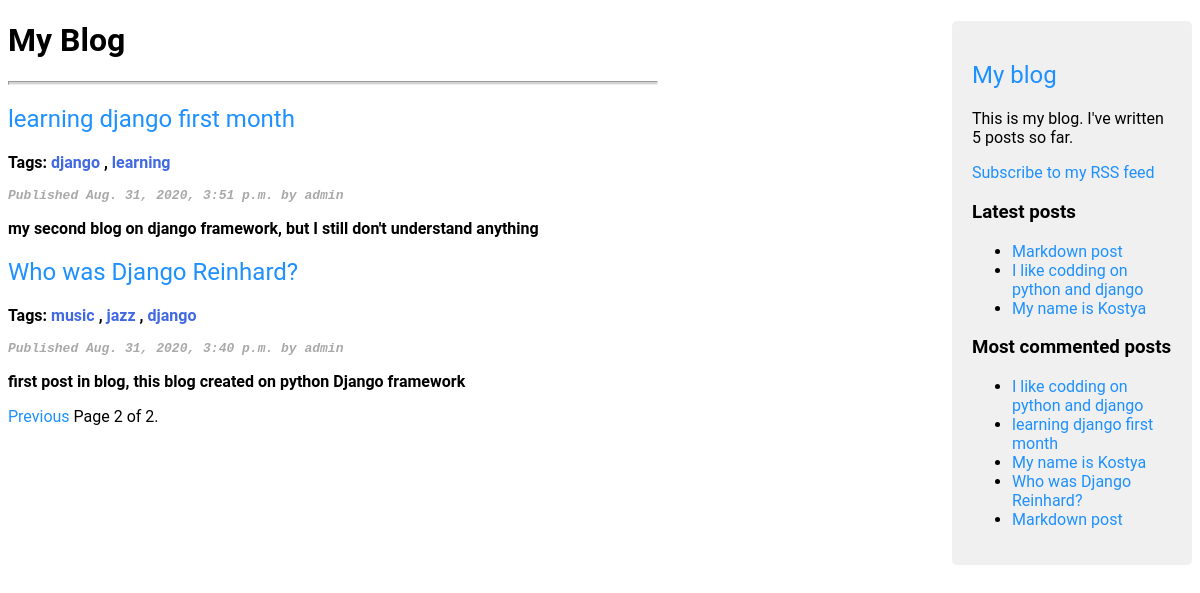
Screenshot of /blog/?page=2 with the database file from the repository.
### blog/models.py (models this page shows, shortened)
class Post(models.Model):
    STATUS_CHOICES = (
        ('draft', 'Draft'),
        ('published', 'Published'),
    )
    title = models.CharField(max_length=250)
    slug = models.SlugField(max_length=250, unique_for_date='publish')
    author = models.ForeignKey('auth.User', on_delete=models.CASCADE, related_name='blog_posts')
    body = models.TextField()
    publish = models.DateTimeField(default=timezone.now)
    created = models.DateTimeField(auto_now_add=True)
    updated = models.DateTimeField(auto_now=True)
    status = models.CharField(max_length=10, choices=STATUS_CHOICES, default='draft')
    tags = TaggableManager()
    class Meta:
        ordering = ('-publish',)
    def get_absolute_url(self):
        return reverse('post_detail',
                       args=[self.publish.year,
                             self.publish.strftime('%m'),
                             self.publish.strftime('%d'),
                             self.slug])

### blog/views.py (the view)
# urls.py: re_path(r'^tag/(?P<tag_slug>[-\w]+)/$', views.post_list, name='post_list_by_tag'),
def post_list(request, tag_slug=None):   # tag_slug - необязательный параметр, который находиться в урле
    object_list = Post.objects.filter(status='published')
    tag = None
    if tag_slug:
        tag = get_object_or_404(Tag, slug=tag_slug)
        object_list = object_list.filter(tags__in=[tag])
    paginator = Paginator(object_list, 3)
    page = request.GET.get('page')
    try:
        posts = paginator.page(page)
    except PageNotAnInteger:
        posts = paginator.page(1)
    except EmptyPage:
        posts = paginator.page(paginator.num_pages)
    return render(request, 'blog/post/list.html', {'posts': posts,
                                                   'tag': tag,
                                                   'page': page})

### blog/templatetags/blog_tags.py (called while the page is built)
@register.simple_tag
def total_posts():
    return Post.objects.filter(status='published').count()

@register.inclusion_tag('blog/post/latest_posts.html')
def show_latest_posts(count=5):
    latest_posts = Post.objects.filter(status='published').order_by('-publish')[:count]
    return {'latest_posts': latest_posts}

@register.simple_tag
def get_most_commented_posts(count=5):
    return Post.objects.filter(status='published').annotate(total_comments=Count('comments')).order_by('-total_comments')[:count]

@register.filter(name='markdown')
def markdown_format(text):
    return mark_safe(markdown.markdown(text))

### templates/blog/post/list.html (shortened to what this page needs)
{% extends "blog/base.html" %}
{% load blog_tags %}
{% block content %}
    <h1>My Blog</h1>
    <hr>
    {% for post in posts %}
        <h2>
            <a href="{{ post.get_absolute_url }}">{{ post.title }}</a>
        </h2>
        <p class="tags">
            Tags:
            {% for tag in post.tags.all %}
                <a href="{% url 'post_list_by_tag' tag.slug %}">
                {{ tag.name }}
                </a>
                {% if not forloop.last %}, {% endif %}
            {% endfor %}
        </p>
        <p class="date">
            Published {{ post.publish }} by {{ post.author }}
        </p>
        {{ post.body|markdown|truncatewords:30 }}
    {% endfor %}
    {% include 'pagination.html' with page=posts %}
{% endblock %}

### templates/blog/base.html (shortened to what this page needs)
{% load blog_tags %}
{% load static %}
<!DOCTYPE html>
<html lang="">
<head>
    <link href="{% static "css/blog.css" %}" rel="stylesheet">
</head>
<body>
<div style="">
    <div class="sidebar">
        <h2>
            <a href="{% url 'post_list' %}">My blog</a>
        </h2>
        <p>This is my blog. I've written {% total_posts %} posts so far.</p>
        <p><a href="{% url 'post_feed' %}">Subscribe to my RSS feed</a></p>
        <h3>Latest posts</h3>
        {% show_latest_posts 3 %}
        <h3>Most commented posts</h3>
        {% get_most_commented_posts as most_commented_posts %}
        <ul>
            {% for post in most_commented_posts %}
                <li>
                    <a href="{{ post.get_absolute_url }}">{{ post.title }}</a>
                </li>
            {% endfor %}
        </ul>
    </div>
    <div class="content">
        {% block content %}
        {% endblock %}
    </div>
</div>
</body>
</html>

### templates/blog/post/latest_posts.html
<ul>
    {% for post in latest_posts %}
        <li>
            <a href="{{ post.get_absolute_url }}">{{ post.title }}</a>
        </li>
    {% endfor %}
</ul>

### static/css/blog.css (style rules this page uses)
.sidebar { background: #f0f0f0; padding: 20px; width: 200px; float: right; font-family: "Roboto", "Lucida Grande", "DejaVu Sans", "Bitstream Vera Sans", Verdana, Arial, sans-serif; border-radius: 5px; }
.sidebar a { font-weight: normal; text-decoration: none; color: dodgerblue; }
.date { font-family: "Bitstream Vera Sans Mono", Monaco, "Courier New", Courier, monospace; font-style: italic; font-size: small; color: darkgray; }
.content { font-family: "Roboto", "Lucida Grande", "DejaVu Sans", "Bitstream Vera Sans", Verdana, Arial, sans-serif; width: 650px; }
.content a { font-weight: normal; text-decoration: none; color: dodgerblue; }
.content p { font-weight: bolder; }
hr { background-color: lightgray; color: lightgray; height: 2px; }
.tags a { color: royalblue; font-weight: bold; }

### rows the page displays
Post: title "Markdown post"
Post: title "I like codding on python and django"
Post: title "My name is Kostya"
Post: title "learning django first month", publish "Aug. 31, 2020, 3:51 p.m.", author "admin", body "my second blog on django framework, but I still don't understand anything"
Post: title "Who was Django Reinhard?", publish "Aug. 31, 2020, 3:40 p.m.", author "admin", body "first post in blog, this blog created on python Django framework"
Tag: name "django"
Tag: name "learning"
Tag: name "music"
Tag: name "jazz"

### other values shown
{{ page.number }} "2"
{{ page.paginator.num_pages }} "2"
